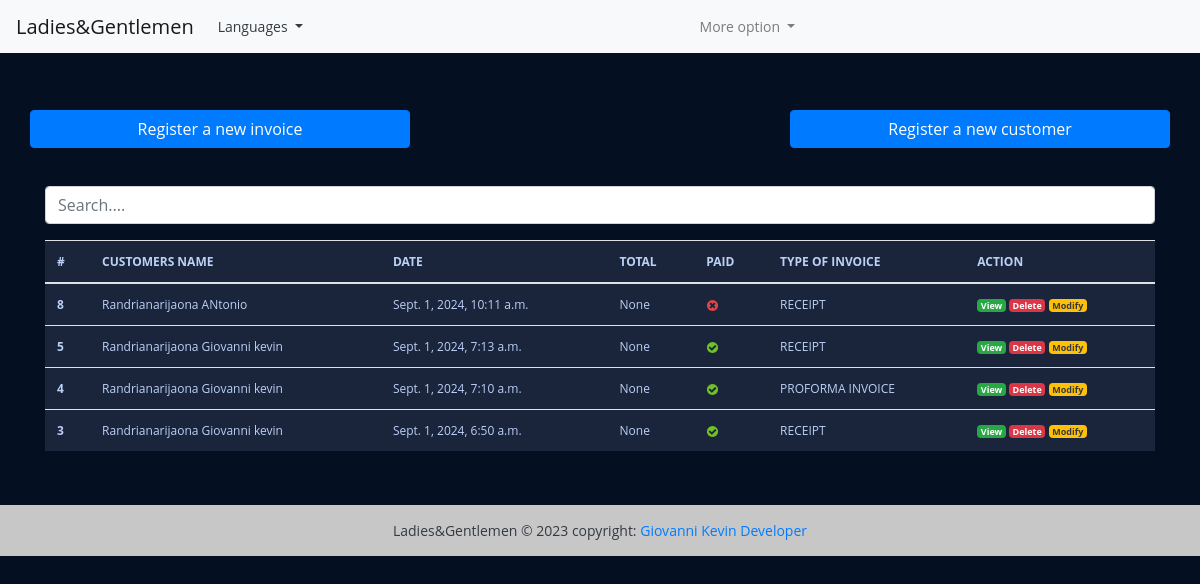
The app's page / (signed in), older data.
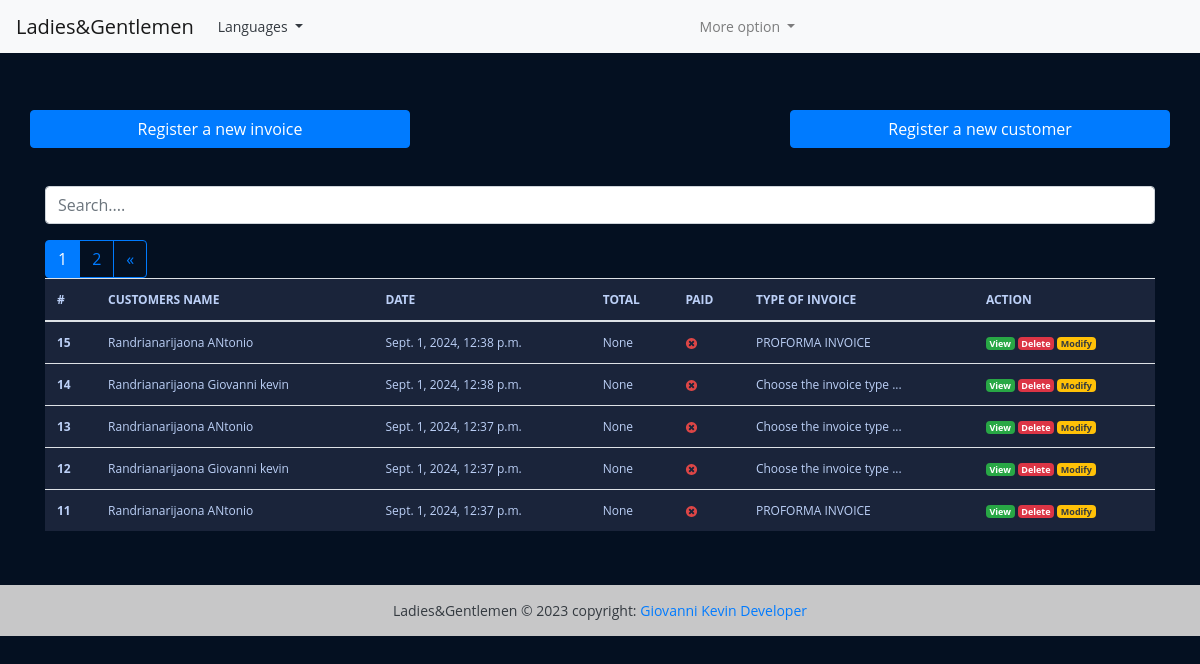
The same page, newer data.
### Facture_Ladies/models.py (models this page shows, shortened)
class Invoice(models.Model):
    INVOICE_TYPE = (
        ('R', 'RECEIPT'),
        ('P', 'PROFORMA INVOICE'),
        ('I', 'INVOICE')
    )
    customer = models.ForeignKey(Customer, on_delete=models.PROTECT)
    save_by = models.ForeignKey(User, on_delete=models.PROTECT)
    invoice_date_time = models.DateTimeField(auto_now_add=True)
    total = models.DecimalField(max_digits=10000, decimal_places=2)
    last_updated_date = models.DateTimeField(null=True, blank=True)
    paid = models.BooleanField(default=False)
    invoice_type = models.CharField(max_length=60, choices=INVOICE_TYPE)
    comments = models.TextField(null=True, max_length=1000, blank=True)
    class Meta :
        verbose_name = "Invoice"
        verbose_name_plural = "Invoices"
    @property
    def get_total(self):
        articles = self.article_set.all()
        total = sum(article.get_total for article in articles)

class Customer(models.Model):
    SEX_TYPES = (
        ('M', 'Masculin'),
        ('F', 'Feminin'),
    )
    name = models.CharField(max_length=132)
    email = models.EmailField()
    phone = models.CharField(max_length=132)
    address = models.CharField(max_length=64)
    sex = models.CharField(max_length=1 , choices=SEX_TYPES)
    age = models.CharField(max_length=12)
    city = models.CharField(max_length=32)
    zip_code = models.CharField(max_length=16)
    created_date = models.DateTimeField(auto_now_add=True)
    save_by = models.ForeignKey(User, on_delete=models.PROTECT)
    class Meta:
        verbose_name = "Customer"
        verbose_name_plural = "Customers"

class Article(models.Model):
    invoice = models.ForeignKey(Invoice, on_delete=models.CASCADE)
    name = models.CharField(max_length=32)
    quantity = models.IntegerField()
    unit_price = models.DecimalField(max_digits=1000, decimal_places=2)
    total = models.DecimalField(max_digits=1000, decimal_places=2)
    class Meta:
        verbose_name= 'Article'
        verbose_name_plural = "Articles"
    @property
    def get_total(self):
        total = self.quantity * self.unit_price
        return total

### Facture_Ladies/views.py (the view, shortened to what this page needs)
# urls.py: path('', views.HomeView.as_view(), name='home'),
class HomeView(LoginRequiredSuperuserMixim, View):
    templates_name = 'index.html'
    invoices = Invoice.objects.select_related('customer', 'save_by').all().order_by('-invoice_date_time')
    context = {
        'invoices': invoices
    }
    def get(self, request, *args, **kwags):
        items = pagination(request, self.invoices)
        self.context['invoices'] = items
        return render(request, self.templates_name, self.context)

### Facture_Ladies/utils.py (called while the page is built)
def pagination(request, invoices):
        default_page = 1
        page = request.GET.get('page', default_page)
        items_per_page = 5
        paginator = Paginator(invoices, items_per_page)
        try:
            items_page = paginator.page(page)
        except PageNotAnInteger:
            items_page = paginator.page(default_page)
        except EmptyPage:
            items_page = paginator.page(paginator.num_pages)
        return items_page

### templates/index.html (shortened to what this page needs)
{% extends "base.html" %}
{% load static %}
{% load i18n %}
{% block content %}
<br><br>
<div class="row">
   <a href="{% url 'add-invoice' %}" class="btn col-md-4 btn-primary">
      {% trans 'Register a new invoice' %}
   </a>
   <a href='#' class="col-md-4">
   </a>
   <a href="{% url 'add-customer' %}" class="btn col-md-4 btn-primary">
       {% trans ' Register a new customer' %}
   </a>
</div>
<br> <br>
<div class="form-group ">
   <input id="search" class="form-control" type="text" placeholder="Search....">
</div>
<div>
   <table class="table table-striped-columns">
      <thead>
         <tr>
            <th scope="col">#</th>
            <th scope="col">CUSTOMERS NAME</th>
            <th scope="col">DATE</th>
            <th scope="col">TOTAL</th>
            <th scope="col">PAID</th>
            <th scope="col">TYPE OF INVOICE</th>
            <th scope="col">ACTION</th>
         </tr>
      </thead>
      <tbody id="myTable">
         {% if invoices %}
         {% for facture in invoices %}
         <tr>
            <th scope="row">{{ facture.pk }}</th>
            <td>{{facture.customer.name}}</td>
            <td>{{facture.invoice_date_time}}</td>
            <td>{{ facture.get_total }}</td>
            <td>
               {% if facture.paid %}
               <img src="{% static 'images/icon-yes.svg' %}" alt="True">
               {% else %}
               <img src="{% static 'images/icon-no.svg' %}" alt="False">
               {% endif %}
            </td>
            <td>{{facture.get_invoice_type_display }}</td>
            <td>
               <a href="{% url 'view-invoice' pk=facture.pk %}" title="Detail" class="badge text-white bg-success">{% trans 'View' %}</a>
               <button id="btn-invoice-sup" type="button" data-toggle="modal" data-target="#supprimer"
                  class="badge text-white bg-danger" title="Supprimer" data-id="{{ facture.pk }}"
                  data-customer="{{facture.customer.name}}">{% trans 'Delete' %}
               </button>
               <button id="btn-invoice-mod" type="button" data-toggle="modal" title="Modifier" data-target="#modifier"
                  data-id="{{facture.pk}}" data-customer="{{facture.customer.name}}"
                  class="badge text-dark bg-warning"> {% trans 'Modify'  %}
               </button>
            </td>
         </tr>
         {% endfor %}
         {% if invoices.has_other_pages %}
         <div class="btn-group" role="group" aria-label="Item pagination">
            {% for page_number in invoices.paginator.page_range %}
               {% if invoices.number == page_number %}
                  <button class="btn btn-outline-primary active">
                     <span> {{page_number}} <span class="sr-only">(current)</span></span>
                  </button>
                  {% else %}
                     <a href="?page={{page_number}}" class="btn btn-outline-primary">
                        {{ page_number }}
                     </a>
               {% endif %}
            {% endfor %}
            {% if invoices.has_next %}
               <a href="?page={{ invoices.next_page_number }}" class="btn btn-outline-primary">&laquo;</a>
            {% endif %}
         </div>
         {% endif %}
         {% else %}
         <p class="text-center text-white">No invoice found.</p>
         {% endif %}
      </tbody>
   </table>
</div>
<br><br>
{% endblock %}

Row changes from the older to the newer data that the page shows:
removed Invoice: pk "8", customer.name "Randrianarijaona ANtonio", invoice_date_time "Sept. 1, 2024, 10:11 a.m.", get_total "None", paid False (drawn), invoice_type "RECEIPT"
removed Invoice: pk "5", customer.name "Randrianarijaona Giovanni kevin", invoice_date_time "Sept. 1, 2024, 7:13 a.m.", get_total "None", paid True (drawn), invoice_type "RECEIPT"
no longer on this page (row unchanged): Invoice: pk "4", customer.name "Randrianarijaona Giovanni kevin", invoice_date_time "Sept. 1, 2024, 7:10 a.m.", get_total "None", paid True (drawn), invoice_type "PROFORMA INVOICE"
removed Invoice: pk "3", customer.name "Randrianarijaona Giovanni kevin", invoice_date_time "Sept. 1, 2024, 6:50 a.m.", get_total "None", paid True (drawn), invoice_type "RECEIPT"
added Invoice: pk "15", customer.name "Randrianarijaona ANtonio", invoice_date_time "Sept. 1, 2024, 12:38 p.m.", get_total "None", paid False (drawn), invoice_type "PROFORMA INVOICE"
added Invoice: pk "14", customer.name "Randrianarijaona Giovanni kevin", invoice_date_time "Sept. 1, 2024, 12:38 p.m.", get_total "None", paid False (drawn), invoice_type "Choose the invoice type ..."
added Invoice: pk "13", customer.name "Randrianarijaona ANtonio", invoice_date_time "Sept. 1, 2024, 12:37 p.m.", get_total "None", paid False (drawn), invoice_type "Choose the invoice type ..."
added Invoice: pk "12", customer.name "Randrianarijaona Giovanni kevin", invoice_date_time "Sept. 1, 2024, 12:37 p.m.", get_total "None", paid False (drawn), invoice_type "Choose the invoice type ..."
added Invoice: pk "11", customer.name "Randrianarijaona ANtonio", invoice_date_time "Sept. 1, 2024, 12:37 p.m.", get_total "None", paid False (drawn), invoice_type "PROFORMA INVOICE"
Text that changed along with them:
new list line: "1"
new list line: "2"
